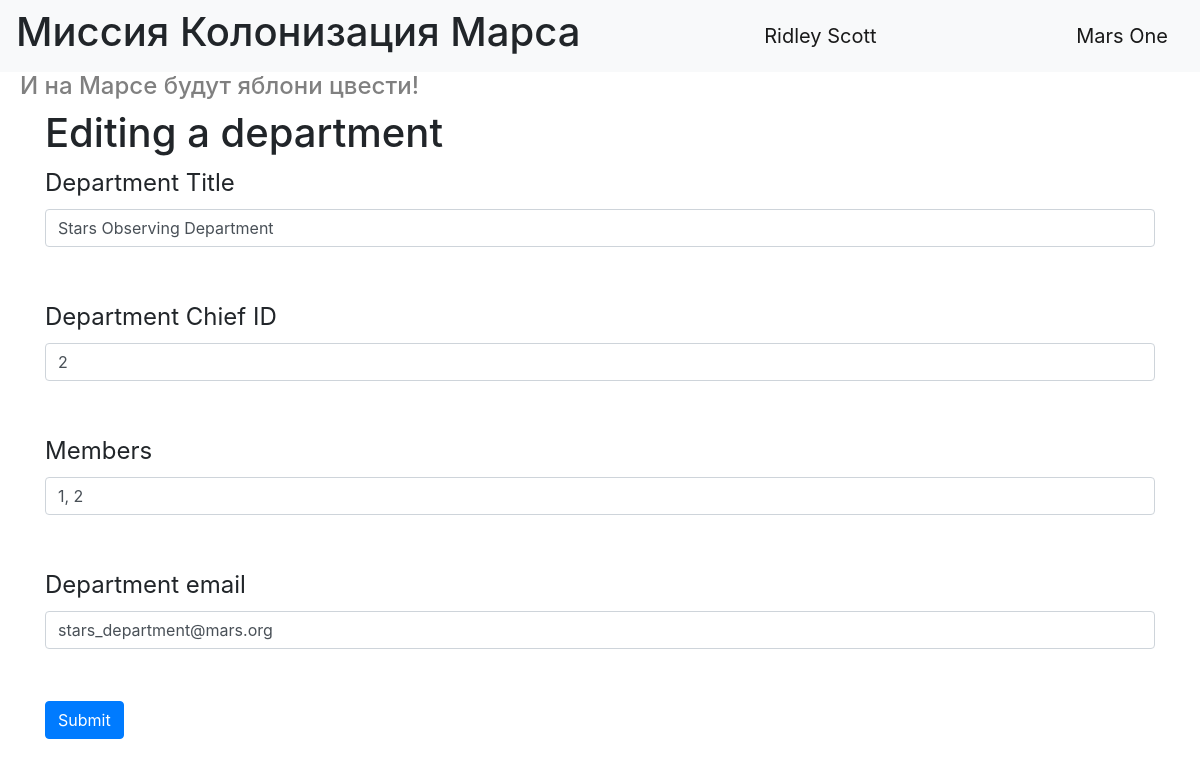
Page /editdepartment/1 (signed in) on the committed database.
### data/users.py (models this page shows, shortened)
class User(SqlAlchemyBase, UserMixin, SerializerMixin):
    __tablename__ = 'users'
    id = sqlalchemy.Column(sqlalchemy.Integer,
                           primary_key=True, autoincrement=True)
    surname = sqlalchemy.Column(sqlalchemy.String, nullable=True)
    name = sqlalchemy.Column(sqlalchemy.String, nullable=True)
    age = sqlalchemy.Column(sqlalchemy.Integer, nullable=True)
    position = sqlalchemy.Column(sqlalchemy.String, nullable=True)
    speciality = sqlalchemy.Column(sqlalchemy.String, nullable=True)
    address = sqlalchemy.Column(sqlalchemy.String, nullable=True)
    email = sqlalchemy.Column(sqlalchemy.String,
                              index=True, unique=True, nullable=True)
    hashed_password = sqlalchemy.Column(sqlalchemy.String, nullable=True)
    modified_date = sqlalchemy.Column(sqlalchemy.DateTime,
                                      default=datetime.datetime.now)
    jobs = orm.relationship("Jobs", back_populates='user')
    departments = orm.relationship("Department", secondary='association', back_populates='users')

### data/departments.py (models this page shows)
class Department(SqlAlchemyBase, SerializerMixin):
    __tablename__ = 'department'
    id = sqlalchemy.Column(sqlalchemy.Integer,
                           primary_key=True, autoincrement=True)
    title = sqlalchemy.Column(sqlalchemy.String, nullable=True, unique=True)
    chief = sqlalchemy.Column(sqlalchemy.Integer, sqlalchemy.ForeignKey("users.id"), nullable=True)
    members = sqlalchemy.Column(sqlalchemy.String, nullable=True)
    email = sqlalchemy.Column(sqlalchemy.String,
                              index=True, unique=True, nullable=True)
    users = orm.relationship("User",
                             secondary=association_table,
                             back_populates="departments")
    chief_user = orm.relationship("User", foreign_keys=[chief])

### main.py (the view, shortened to what this page needs)
@app.route('/editdepartment/<int:id>', methods=['GET', 'POST'])
@login_required
def edit_department(id):
    form = DepartmentsForm()
    if request.method == "GET":
        department = db_sess.query(Department).filter(
            Department.id == id,
            or_(
                Department.chief == current_user.id,
                current_user.id == 1,
            )
        ).first()
        if department:
            form.title.data = department.title
            form.chief.data = department.chief
            form.members.data = department.members
            form.email.data = department.email
        else:
            abort(404)
    return render_template('department_add.html', title='Editing a department', form=form)

### forms/departments.py
class DepartmentsForm(FlaskForm):
    title = StringField('Department Title', validators=[DataRequired()])
    chief = IntegerField("Department Chief ID", validators=[DataRequired()])
    members = StringField("Members",
                          validators=[DataRequired(),
                                      Regexp(r'^\d+(?:, \d+)*$', message="Формат: '1, 2, 3' "
                                                                         "(обязателен пробел после запятой)")])
    email = EmailField('Department email', validators=[DataRequired()])
    submit = SubmitField('Submit')

### main.py (called while the page is built)
@login_manager.user_loader
def load_user(user_id):
    return db_sess.query(User).get(user_id)

### templates/department_add.html (shortened to what this page needs)
{% extends "base.html" %}
{% block content %}
<h1>{{ title }}</h1>
<form action="" method="post">
    <p>
        {{ form.title.label }}<br>
        {{ form.title(class="form-control") }}<br>
    </p>
    <p>
        {{ form.chief.label }}<br>
        {{ form.chief(class="form-control") }}<br>
    </p>
    <p>
        {{ form.members.label }}<br>
        {{ form.members(class="form-control") }}<br>
    </p>
    <p>
        {{ form.email.label }}<br>
        {{ form.email(class="form-control", type="email") }}<br>
    </p>
    <p>{{ form.submit(type="submit", class="btn btn-primary") }}</p>
</form>
{% endblock %}

### templates/base.html (shortened to what this page needs)
<!DOCTYPE html>
<html lang="en">
<head>
    <link rel="stylesheet"
          href="https://stackpath.bootstrapcdn.com/bootstrap/4.4.1/css/bootstrap.min.css"
>
    <link rel="stylesheet" href="/static/css/style.css">
</head>
<body>
<header>
    <nav class="navbar navbar-light bg-light">
        <h1>Миссия Колонизация Марса</h1>
        {% if current_user.is_authenticated %}
        <a class="navbar-brand" href="/logout">{{ current_user.name }} {{ current_user.surname }}</a>
        {% else %}
        <p>
            <a class="btn btn-primary " href="/register">Register</a>
            <a class="btn btn-success" href="/login">Login</a>
        </p>
        {% endif %}
        <a class="navbar-brand">Mars One</a>
    </nav>
    <h4>И на Марсе будут яблони цвести!</h4>
</header>
<main role="main" class="container">
    {% block content %}{% endblock %}
</main>
</body>
</html>

### static/css/style.css (style rules this page uses)
h4 { color: gray; padding-left: 20px; }
p { font-size: 18pt; }

### rows in the picture
User: name "Ridley", surname "Scott"
Department: title "Stars Observing Department", chief "2", members "1, 2", email "stars_department@mars.org"

### other values in the picture
{{ title }} "Editing a department"
